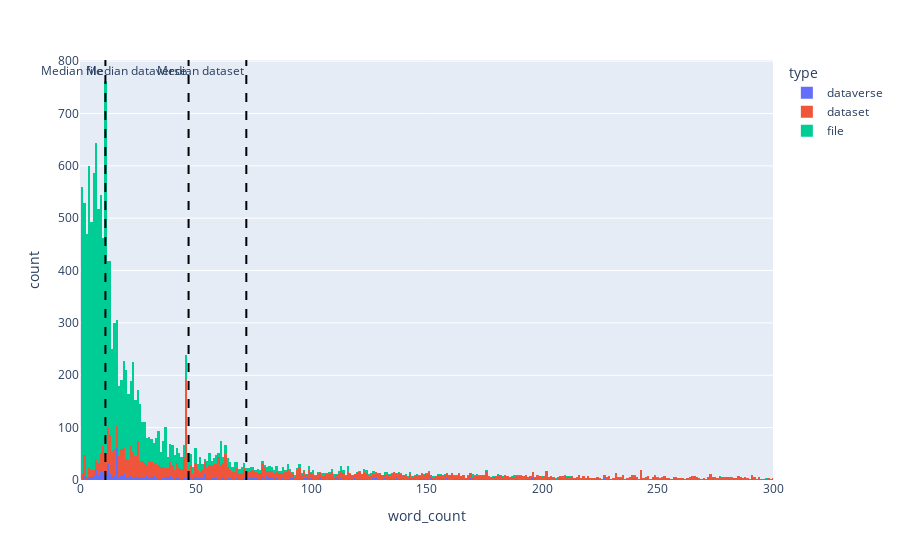

Write notebook code for a chart like this one.
### Code cell
# do the same thing for word count
max_x = int(df_description_1['word_count'].max())

# Create the histogram
fig = px.histogram(df_description_1, x='word_count', nbins=int(max_x), color='type')

# Zoom to description lengths below 500 characters
fig.update_xaxes(range=[0, 300])

# Calculate the median description length for each type
medians = df_description_1.groupby('type')['word_count'].median()

# Add a vertical line for each type's median
for file_type, median in medians.items():
    fig.add_vline(x=median, line_dash='dash', line_color='black', annotation_text=f"Median {file_type}", 
                  annotation_position="top left")
    
# Show the figure
fig.show()

### Figure 1 — Plotly figure (JSON) as saved in the notebook; plotly's stock layout.template omitted (floating-point values rounded to 4 significant figures; data arrays with more than 128 entries replaced by an {"elided": "..."} marker saying what was removed)
{"data": [{"alignmentgroup": "True", "bingroup": "x", "hovertemplate": "type=dataverse<br>word_count=%{x}<br>count=%{y}<extra></extra>", "legendgroup": "dataverse", "marker": {"color": "#636efa", "pattern": {"shape": ""}}, "name": "dataverse", "nbinsx": 2639, "offsetgroup": "dataverse", "orientation": "v", "showlegend": true, "type": "histogram", "x": {"elided": "710 int values"}, "xaxis": "x", "yaxis": "y"}, {"alignmentgroup": "True", "bingroup": "x", "hovertemplate": "type=dataset<br>word_count=%{x}<br>count=%{y}<extra></extra>", "legendgroup": "dataset", "marker": {"color": "#EF553B", "pattern": {"shape": ""}}, "name": "dataset", "nbinsx": 2639, "offsetgroup": "dataset", "orientation": "v", "showlegend": true, "type": "histogram", "x": {"elided": "4450 int values"}, "xaxis": "x", "yaxis": "y"}, {"alignmentgroup": "True", "bingroup": "x", "hovertemplate": "type=file<br>word_count=%{x}<br>count=%{y}<extra></extra>", "legendgroup": "file", "marker": {"color": "#00cc96", "pattern": {"shape": ""}}, "name": "file", "nbinsx": 2639, "offsetgroup": "file", "orientation": "v", "showlegend": true, "type": "histogram", "x": {"elided": "10185 int values"}, "xaxis": "x", "yaxis": "y"}], "layout": {"annotations": [{"showarrow": false, "text": "Median dataset", "x": 72, "xanchor": "right", "xref": "x", "y": 1, "yanchor": "top", "yref": "y domain"}, {"showarrow": false, "text": "Median dataverse", "x": 47, "xanchor": "right", "xref": "x", "y": 1, "yanchor": "top", "yref": "y domain"}, {"showarrow": false, "text": "Median file", "x": 11, "xanchor": "right", "xref": "x", "y": 1, "yanchor": "top", "yref": "y domain"}], "barmode": "relative", "legend": {"title": {"text": "type"}, "tracegroupgap": 0}, "margin": {"t": 60}, "shapes": [{"line": {"color": "black", "dash": "dash"}, "type": "line", "x0": 72, "x1": 72, "xref": "x", "y0": 0, "y1": 1, "yref": "y domain"}, {"line": {"color": "black", "dash": "dash"}, "type": "line", "x0": 47, "x1": 47, "xref": "x", "y0": 0, "y1": 1, "yref": "y domain"}, {"line": {"color": "black", "dash": "dash"}, "type": "line", "x0": 11, "x1": 11, "xref": "x", "y0": 0, "y1": 1, "yref": "y domain"}], "xaxis": {"anchor": "y", "domain": [0, 1], "range": [0, 300], "title": {"text": "word_count"}}, "yaxis": {"anchor": "x", "domain": [0, 1], "title": {"text": "count"}}}}
